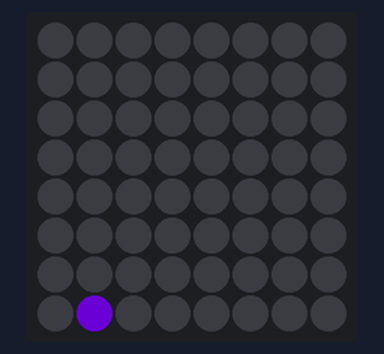
Simulated run of this program. Board: Raspberry Pi (BCM pin numbers) with a Sense HAT. Parts: the Sense HAT's 8×8 RGB LED matrix. Dim RGB values are drawn brighter than linear; random numbers come from a fixed seed.

Above: at 0.06 s.
At 4.97 s:
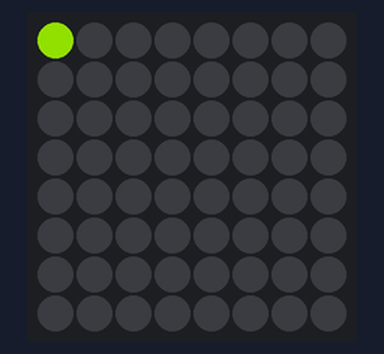
At 9.96 s:
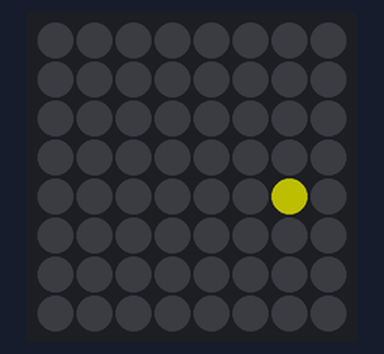
At 19.95 s:
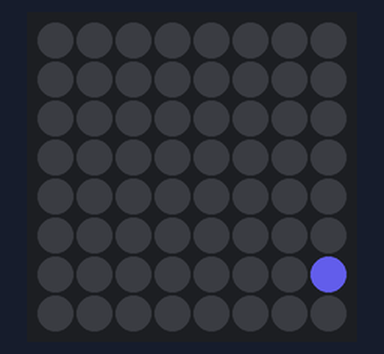
At 29.95 s:
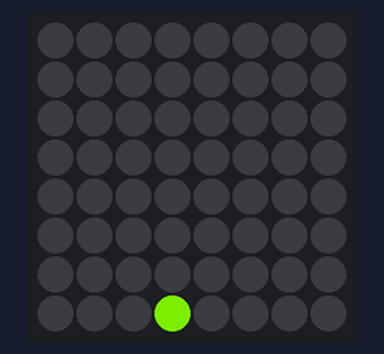
At 39.94 s:
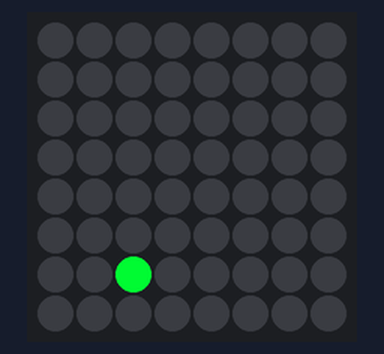

The program:

RandomColors.py
```python
from sense_hat import SenseHat
from random import randint
from time import sleep

sense = SenseHat()


while True:
  red = randint(0,255)
  blue = randint(0,255)
  green = randint(0,255)
  rn = randint(0,7)
  rn2 = randint(0,7)
  sense.set_pixel(rn,rn2,red,blue,green)
  sleep(0.09)
  sense.clear()
```
